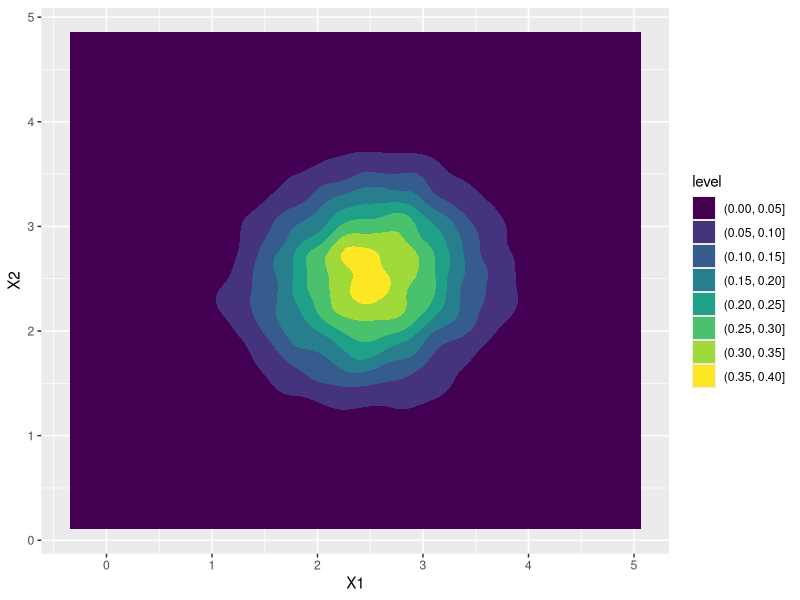

The R script that drew this image:
## ---- chunk 1
base_dir = getwd()
base_url = paste0("https://",substr(base_dir,8, nchar(base_dir)))
wp_link = paste0(base_url,"/WorkingPaper.html")
ws_link = paste0(base_url,"/WorkingSlides.html")
rep_link = paste0(base_url,"/Replication.html")
miniblog_link = paste0(base_url,"/MiniBlog.html")
## ---- chunk 2
require(MASS)
require(ggplot2)
K = 2

drawF_nu = function(N){
.5*mvrnorm(N,c(5,5),rbind(c(1,.5),c(.5,1)))+.25*mvrnorm(N,c(0,1),rbind(c(1,-.5),c(-.5,1)))+.25*mvrnorm(N,c(0,-1),rbind(c(2,-1),c(-1,1)))
}
N = 10000
ggdf = data.frame(drawF_nu(N))
ggplot(ggdf,aes(x = X1, y = X2)) + geom_density_2d_filled()

